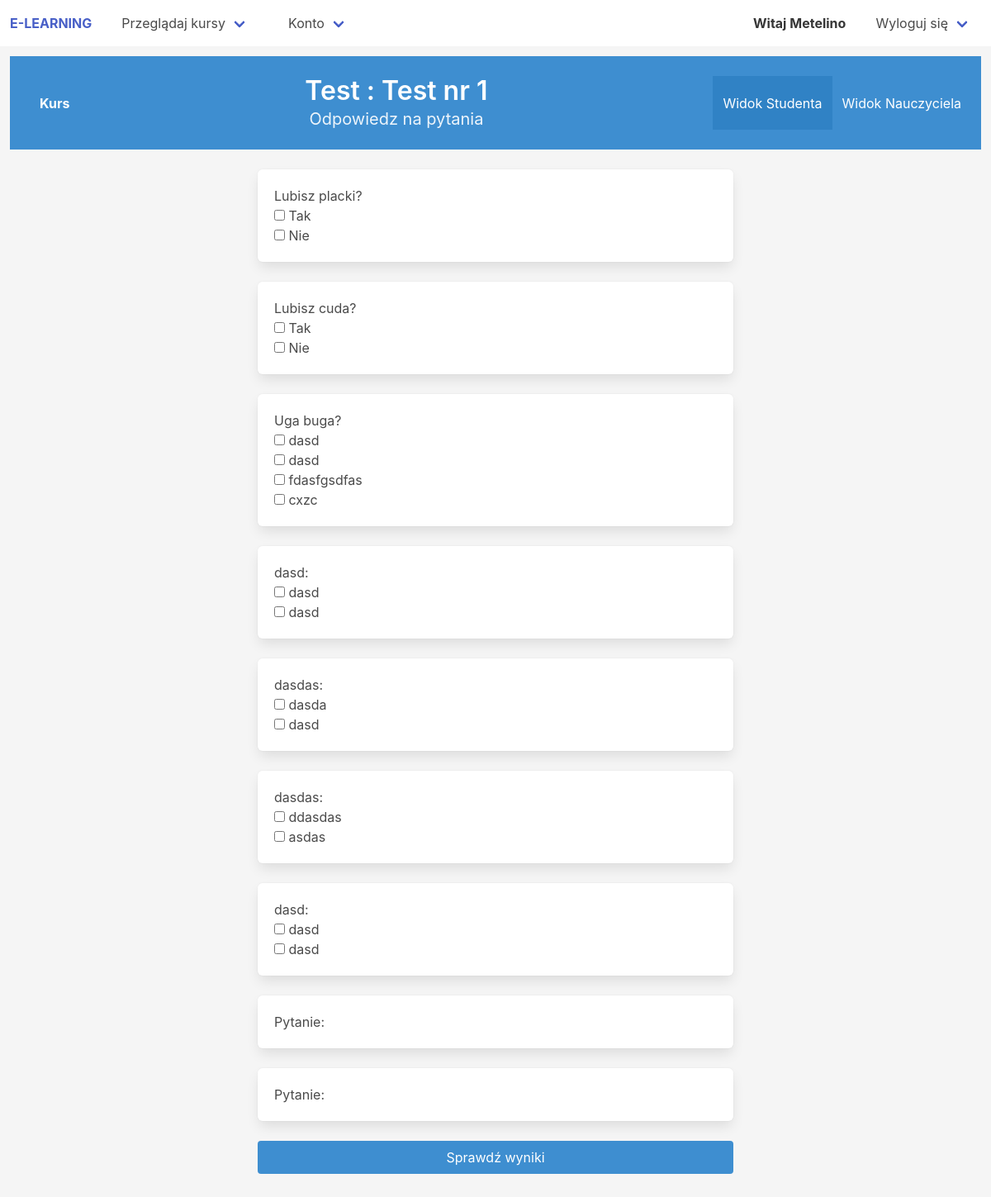
The app's page /courses/node-view/5 (signed in), older data.
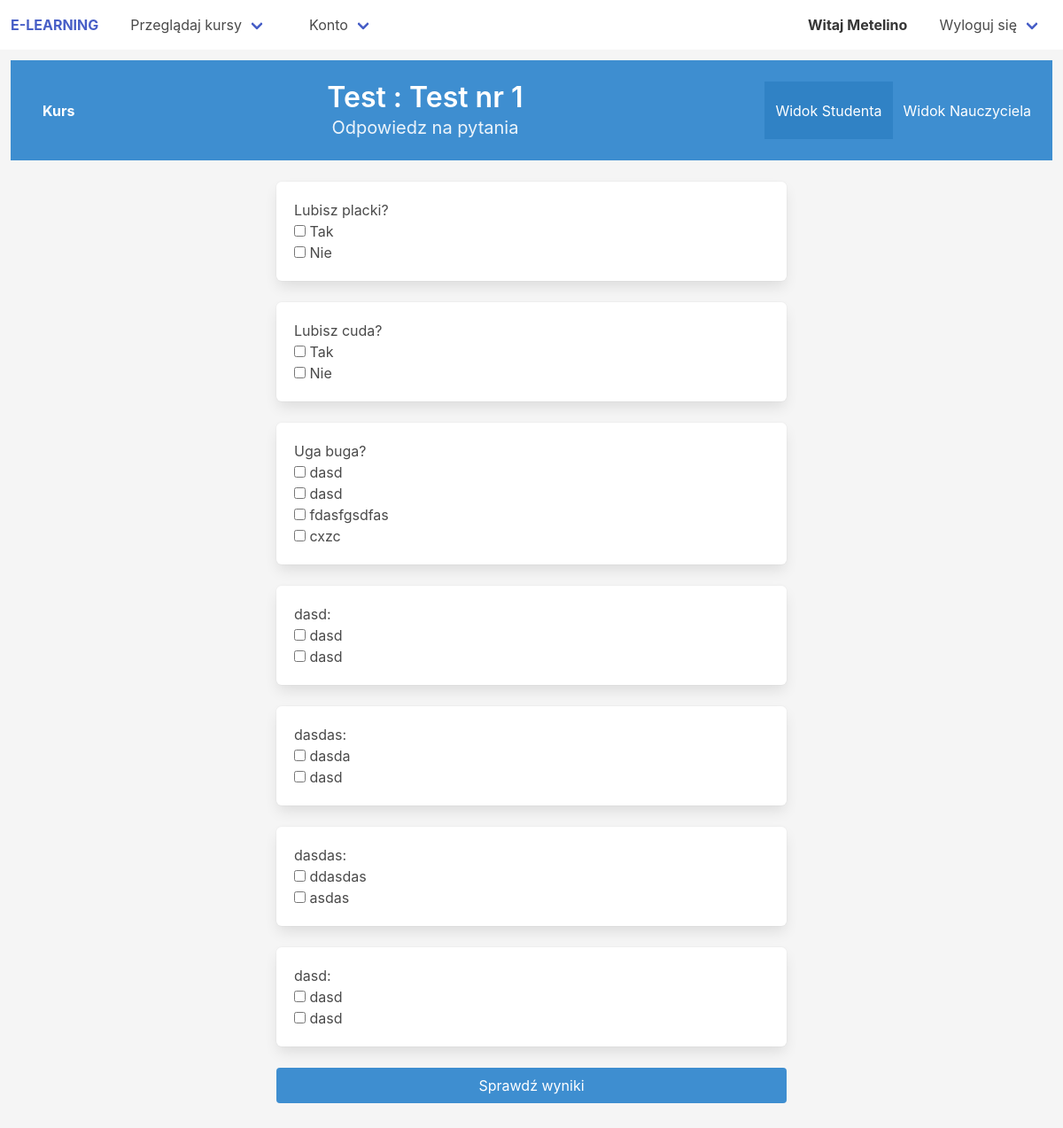
The same page, newer data.
### courses/models.py (models this page shows, shortened)
class Question(models.Model):
    text = models.CharField(default='Pytanie', max_length=200)
    answers = models.ManyToManyField(Answer)
    node = models.ForeignKey(to='Node', on_delete=models.CASCADE)

### courses/views.py (the view, shortened to what this page needs)
# urls.py: path('node-view/<node_pk>', node_view, name='node_view'),
@login_required
def node_view(request, node_pk):
    node = Node.objects.get(pk=node_pk)
    if not request.user.is_staff:
        if not node.course in request.user.profile.courses.all():
            return redirect('accounts:course_list')
        if not (node.node_number == 0 or node.get_prev() in request.user.profile.nodes_passed.all()):
            return redirect('courses:course_view', node.course.slug)
    if node.node_type == 'lesson':
        files = LessonFile.get_files(node, request.user.profile.learning_type)
        l_form = LearningTypeForm(instance=request.user.profile)
        return render(request, 'courses/lesson-view.html', {'files':files, 'lesson':node, 'l_form':l_form})
    else:
        questions = node.question_set.all()
        q_forms = QFormSet(queryset=questions)
        return render(request, 'courses/test-view.html', {'lesson':node, 'q_forms':q_forms})

### courses/models.py (called while the page is built)
    def __str__(self):
        return str(self.text)

### templates/courses/test-view.html (shortened to what this page needs)
{% extends "base.html" %}
{% load bulma_tags %}
{% block content %}
<section class="hero is-info is-small block">
    <div class="hero-body is-flex">
        <nav class='navbar'>
            <div class="navbar-menu">
                <div class="navbar-start">
                    {% if user == lesson.course.author %}
                        <a class="navbar-item" href="{% url 'courses:course_edit' lesson.course.slug %}">
                            <strong>Kurs</strong>
                        </a>
                    {% else %}
                        <a class="navbar-item" href="{% url 'courses:course_view' lesson.course.slug %}">
                            <strong>Kurs</strong>
                        </a>
                    {% endif %}
                </div>
            </div>
        </nav>
        <div class='container has-text-centered'>
            <p class="title">
                Test : {{ lesson.name }}
            </p>
            <p class="subtitle">
                Odpowiedz na pytania
            </p>
        </div>
        {% if user == lesson.course.author %}
        <nav class="navbar">
            <div class="container">
                <div id="navbarMenuHeroA" class="navbar-menu">
                    <div class="navbar-end">
                    <a class="navbar-item is-active">
                        Widok Studenta
                    </a>
                    <a class="navbar-item" href="{% url 'courses:node_edit' lesson.pk %}">
                        Widok Nauczyciela
                    </a>
                    </div>
                </div>
            </div>
        </nav>
        {% endif %}
    </div>
</section>
<div class='columns is-vcentered' style='flex : 1'>
        <form id='test' class='column is-half is-offset-one-quarter' method='POST'>
            {% for form in q_forms %}
                <div class='box question'>
                {{form|bulma}}
                </div>
            {% endfor %}
            <input id='submit' class='button is-info is-fullwidth' type="submit" value="Sprawdź wyniki">
        </form>
    </div>
{% endblock %}

Row changes from the older to the newer data that the page shows:
removed Question: q_forms "Pytanie:"
removed Question: q_forms "Pytanie:"
